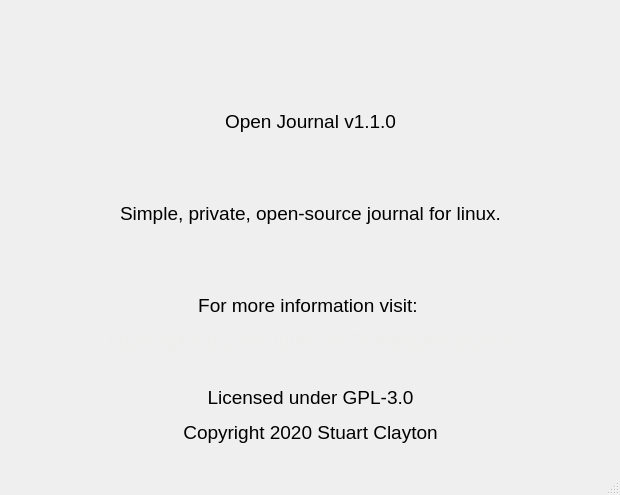
<?xml version="1.0" encoding="UTF-8"?>
<ui version="4.0">
 <class>AboutWindow</class>
 <widget class="QMainWindow" name="AboutWindow">
  <property name="geometry">
   <rect>
    <x>0</x>
    <y>0</y>
    <width>620</width>
    <height>495</height>
   </rect>
  </property>
  <property name="minimumSize">
   <size>
    <width>620</width>
    <height>495</height>
   </size>
  </property>
  <property name="maximumSize">
   <size>
    <width>620</width>
    <height>495</height>
   </size>
  </property>
  <property name="windowTitle">
   <string>About Open Journal</string>
  </property>
  <property name="windowIcon">
   <iconset resource="resources.qrc">
    <normaloff>:/resources/logo_small.png</normaloff>:/resources/logo_small.png</iconset>
  </property>
  <widget class="QWidget" name="centralwidget">
   <widget class="QLabel" name="logo">
    <property name="geometry">
     <rect>
      <x>140</x>
      <y>0</y>
      <width>331</width>
      <height>91</height>
     </rect>
    </property>
    <property name="text">
     <string/>
    </property>
    <property name="pixmap">
     <pixmap resource="resources.qrc">:/resources/logo.png</pixmap>
    </property>
    <property name="scaledContents">
     <bool>true</bool>
    </property>
   </widget>
   <widget class="QLabel" name="info">
    <property name="geometry">
     <rect>
      <x>20</x>
      <y>110</y>
      <width>581</width>
      <height>341</height>
     </rect>
    </property>
    <property name="font">
     <font>
      <pointsize>14</pointsize>
     </font>
    </property>
    <property name="text">
     <string>&lt;html&gt;&lt;head/&gt;&lt;body&gt;&lt;p&gt;Open Journal v1.1.0&lt;/p&gt;&lt;p&gt;&lt;br/&gt;&lt;/p&gt;&lt;p&gt;Simple, private, open-source journal for linux.&lt;/p&gt;&lt;p&gt;&lt;br/&gt;&lt;/p&gt;&lt;p&gt;For more information visit: &lt;/p&gt;&lt;p&gt;&lt;a href=&quot;https://github.com/Optimizer-Prime/open-journal&quot;&gt;&lt;span style=&quot; text-decoration: underline; color:#eeeeec;&quot;&gt;https://github.com/Optimizer-Prime/open-journal&lt;/span&gt;&lt;/a&gt;&lt;/p&gt;&lt;p&gt;&lt;br/&gt;Licensed under GPL-3.0&lt;/p&gt;&lt;p&gt;&lt;span style=&quot; color:#000000;&quot;&gt;Copyright 2020 Stuart Clayton&lt;/span&gt;&lt;/p&gt;&lt;/body&gt;&lt;/html&gt;</string>
    </property>
    <property name="alignment">
     <set>Qt::AlignHCenter|Qt::AlignTop</set>
    </property>
   </widget>
  </widget>
  <widget class="QMenuBar" name="menubar">
   <property name="geometry">
    <rect>
     <x>0</x>
     <y>0</y>
     <width>620</width>
     <height>22</height>
    </rect>
   </property>
  </widget>
  <widget class="QStatusBar" name="statusbar"/>
 </widget>
 <resources>
  <include location="resources.qrc"/>
 </resources>
 <connections/>
</ui>
